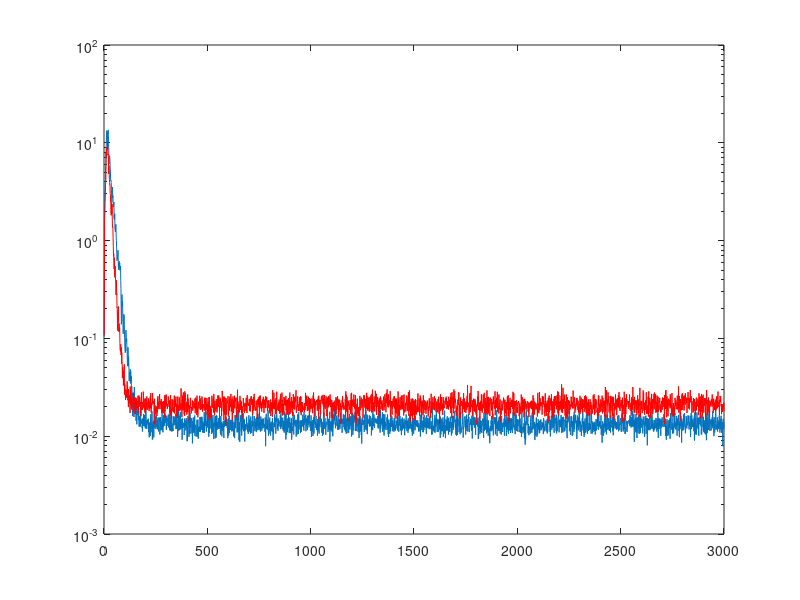

Write MATLAB code to recreate this figure.
clear all

%
w0 = ones(15,1);
w0(9:15) = -1*w0(9:15);

h = [0.35,1,-0.35];

runs = 100;
sigman = 0.1;
itn = 3000;
xi=zeros(itn,1);
N = length(w0);

mu = 0.5;
alpha = 0.99;
for k=1:runs
	x=filter(h,1,randn(itn,1));
	d=filter(w0,1,x)+sigman*randn(itn,1);
	w=zeros(N,1);
    xtdl=zeros(size(w));
    pxx = 1;
	for n=1:itn
		xtdl=[x(n);xtdl(1:length(xtdl)-1)];
		yhat=w'*xtdl;
		e=d(n)-yhat;
%         pxx = xtdl'*xtdl;
%         w=w+mu*e*xtdl/(pxx+0.01);
      pxx = alpha*pxx+(1-alpha)*xtdl(1)*xtdl(1);
		w=w+mu*e*xtdl/(N*pxx+0.01);
		xi(n)=xi(n)+e^2;
	end
end
xi=xi/runs;
semilogy(xi)
hold on

mu = 1;
alpha = 0.99;
for k=1:runs
	x=filter(h,1,randn(itn,1));
	d=filter(w0,1,x)+sigman*randn(itn,1);
	w=zeros(N,1);
    xtdl=zeros(size(w));
    pxx = 1;
	for n=1:itn
		xtdl=[x(n);xtdl(1:length(xtdl)-1)];
		yhat=w'*xtdl;
		e=d(n)-yhat;
        pxx = xtdl'*xtdl;
        w=w+mu*e*xtdl/(pxx+0.01);
%         pxx = alpha*pxx+(1-alpha)*xtdl(1)*xtdl(1);
% 		w=w+mu*e*xtdl/(N*pxx+0.01);
		xi(n)=xi(n)+e^2;
	end
end
xi=xi/runs;
semilogy(xi,'r')
